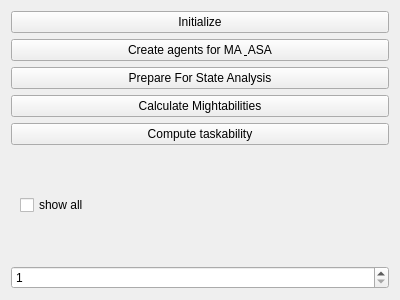
<?xml version="1.0" encoding="UTF-8"?>
<ui version="4.0">
 <class>qtMightability</class>
 <widget class="QWidget" name="qtMightability">
  <property name="geometry">
   <rect>
    <x>0</x>
    <y>0</y>
    <width>400</width>
    <height>300</height>
   </rect>
  </property>
  <property name="windowTitle">
   <string>Form</string>
  </property>
  <layout class="QVBoxLayout" name="verticalLayout">
   <item>
    <widget class="QPushButton" name="pushButtonInitialiaze">
     <property name="text">
      <string>Initialize</string>
     </property>
    </widget>
   </item>
   <item>
    <widget class="QPushButton" name="pushButtonInitialiazeCreateAgents">
     <property name="text">
      <string>Create agents for MA &amp; ASA</string>
     </property>
    </widget>
   </item>
   <item>
    <widget class="QPushButton" name="pushButtonInitialiazePrepareState">
     <property name="text">
      <string>Prepare For State Analysis</string>
     </property>
    </widget>
   </item>
   <item>
    <widget class="QPushButton" name="pushButtonInitialiazeComputeMM">
     <property name="text">
      <string>Calculate Mightabilities</string>
     </property>
    </widget>
   </item>
   <item>
    <widget class="QPushButton" name="pushButtonTaskability">
     <property name="text">
      <string>Compute taskability</string>
     </property>
    </widget>
   </item>
   <item>
    <widget class="QWidget" name="widget" native="true">
     <layout class="QHBoxLayout" name="horizontalLayout">
      <item>
       <widget class="QCheckBox" name="checkBox">
        <property name="text">
         <string>show all</string>
        </property>
       </widget>
      </item>
     </layout>
    </widget>
   </item>
   <item>
    <widget class="QSpinBox" name="SpinBoxSELECTED_BTSET">
     <property name="minimum">
      <number>1</number>
     </property>
     <property name="maximum">
      <number>3</number>
     </property>
    </widget>
   </item>
  </layout>
 </widget>
 <resources/>
 <connections/>
</ui>
